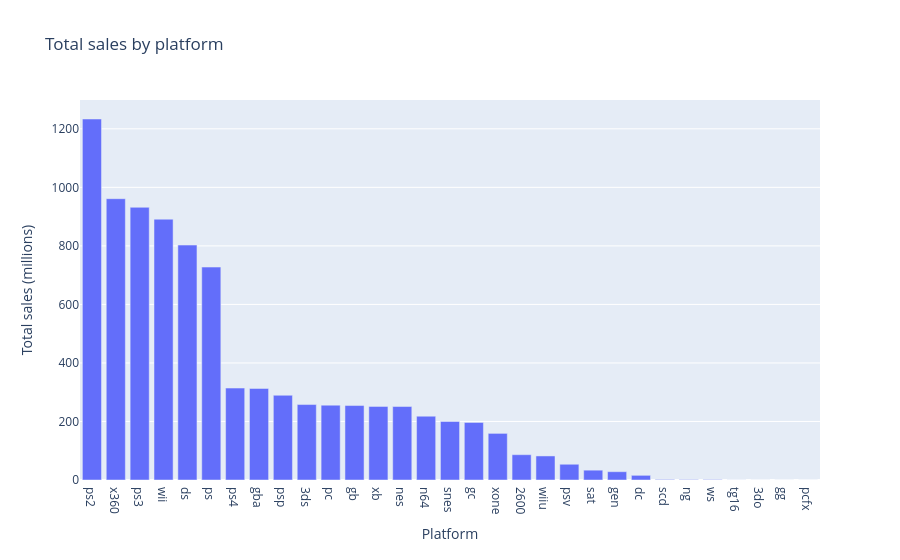

Write notebook code for a chart like this one.
### Code cell
# 3.2.1.Sales by platform
sales_by_platform = games_df.groupby('platform')['total_sales'].sum().sort_values(ascending=False)

px.bar(sales_by_platform, title='Total sales by platform', labels={'platform': 'Platform', 'value': 'Total sales (millions)'}).update_layout(showlegend=False)

### Figure 1 — Plotly figure (JSON) as saved in the notebook; plotly's stock layout.template omitted (floating-point values rounded to 4 significant figures)
{"data": [{"hovertemplate": "variable=total_sales<br>Platform=%{x}<br>Total sales (millions)=%{y}<extra></extra>", "legendgroup": "total_sales", "marker": {"color": "#636efa", "pattern": {"shape": ""}}, "name": "total_sales", "orientation": "v", "showlegend": true, "textposition": "auto", "type": "bar", "x": ["ps2", "x360", "ps3", "wii", "ds", "ps", "ps4", "gba", "psp", "3ds", "pc", "gb", "xb", "nes", "n64", "snes", "gc", "xone", "2600", "wiiu", "psv", "sat", "gen", "dc", "scd", "ng", "ws", "tg16", "3do", "gg", "pcfx"], "xaxis": "x", "y": [1234.0, 961.2, 931.8, 891.2, 802.8, 727.6, 314.1, 312.9, 289.5, 257.8, 255.8, 254.4, 251.6, 251.1, 218.0, 200.0, 196.7, 159.3, 86.48, 82.19, 53.81, 33.59, 28.35, 15.95, 1.86, 1.44, 1.42, 0.16, 0.1, 0.04, 0.03], "yaxis": "y"}], "layout": {"barmode": "relative", "legend": {"title": {"text": "variable"}, "tracegroupgap": 0}, "showlegend": false, "title": {"text": "Total sales by platform"}, "xaxis": {"anchor": "y", "domain": [0, 1], "title": {"text": "Platform"}}, "yaxis": {"anchor": "x", "domain": [0, 1], "title": {"text": "Total sales (millions)"}}}}
